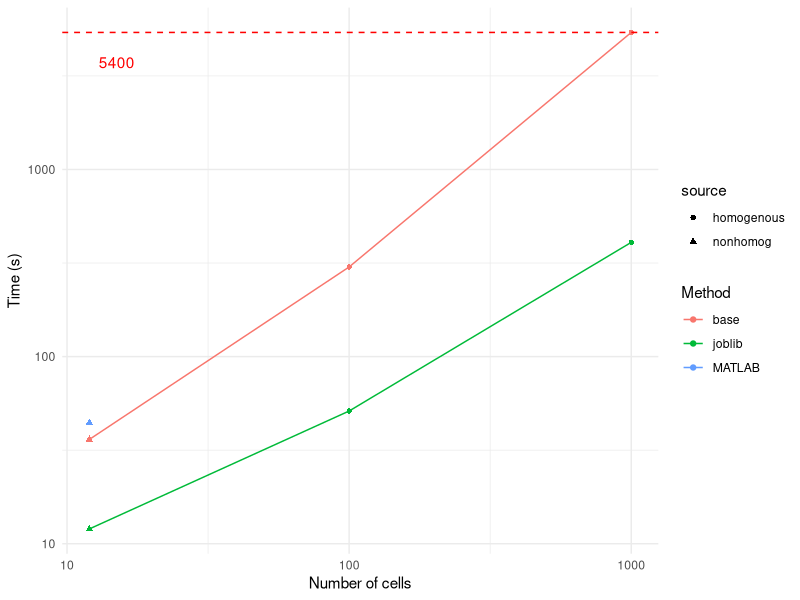

R code for this plot:
## ---- chunk 1
#| fig-cap: Time taken to fit processes, split by data source and backend. Base Python at 1000 cells reached 90 minutes before being stopped.

library(tidyverse)

# create dataframe of results
source <- c("homogenous", "homogenous", "homogenous", "homogenous", "nonhomog", "nonhomog", "nonhomog")
cells_fit <- c(1000, 1000, 100, 100, 12, 12, 12)
method <- c("base", "joblib", "base", "joblib", "MATLAB", "base", "joblib")
time <- c(5400, 408, 301.39, 51.21, 44.41, 36.09, 12.0)

results <- data.frame(source, cells_fit, method, time)
results$source <- factor(results$source, levels = c("homogenous", "nonhomog"))
results$method <- factor(results$method, levels = c("base", "joblib", "MATLAB"))
results$time <- as.numeric(results$time)

# plot results
ggplot(results, aes(x = cells_fit, y = time, color = method)) +
  geom_point(aes(shape = source)) +
  geom_line() +
  scale_y_log10() +
  scale_x_log10() +
  labs(
    x = "Number of cells",
    y = "Time (s)",
    color = "Method"
  ) +
  geom_hline(yintercept = 5400, linetype = "dashed", color = "red") +
  annotate("text", x = 15, y = 3000, label = "5400", color = "red", vjust = -1) +
  theme_minimal()
## ---- chunk 2
impl_names <- c(
  "Python, parallel and njit",
  "Python, parallel",
  "Python",
  "MATLAB"
)

times <- c(
  "58.64",
  "315.23",
  "3722.16",
  "Approx 1.5 hours"
)

knitr::kable(data.frame(Implementation = impl_names, `Time (s)` = times), caption = "Average data simulation times")
